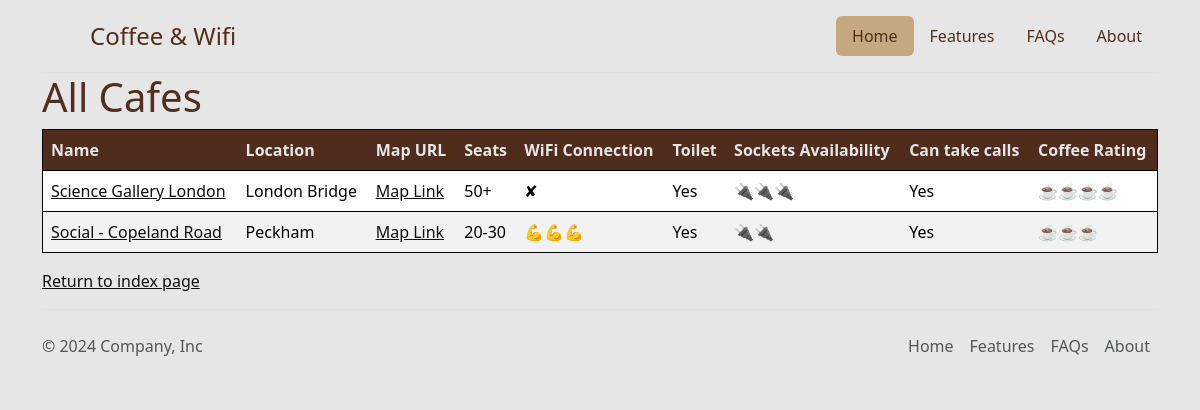
Screenshot of /all with the database file from the repository.
### main.py (models this page shows)
class Cafe(db.Model):
    id: Mapped[int] = mapped_column(Integer, primary_key=True)
    name: Mapped[str] = mapped_column(String(250), unique=True, nullable=False)
    map_url: Mapped[str] = mapped_column(String(500), nullable=True)
    img_url: Mapped[str] = mapped_column(String(500), nullable=True)
    location: Mapped[str] = mapped_column(String(250), nullable=False)
    open_time: Mapped[str] = mapped_column(String(10), nullable=True)
    closing_time: Mapped[str] = mapped_column(String(10), nullable=True)
    seats: Mapped[str] = mapped_column(String(250), nullable=False)
    has_toilet: Mapped[bool] = mapped_column(Boolean, nullable=False)
    wifi_rating: Mapped[str] = mapped_column(String(1), nullable=False)
    outlet_rating: Mapped[str] = mapped_column(String(1), nullable=False)
    can_take_calls: Mapped[bool] = mapped_column(Boolean, nullable=False)
    coffee_price: Mapped[str] = mapped_column(String(10), nullable=True)
    coffee_rating: Mapped[str] = mapped_column(String(10), nullable=True)
    cafe_desc: Mapped[str] = mapped_column(String(1000), nullable=True)

### main.py (the view)
@app.route('/all')
def all_cafes():
    column_names = ['Name', 'Location', 'Map URL', 'Seats', 'WiFi Connection', 'Toilet', 'Sockets Availability', 'Can take calls', 'Coffee Rating']
    all_cafes = db.session.execute(db.select(Cafe)).scalars().all()
    modified_cafes = []
    for cafe in all_cafes:
        modified_cafe = {
            "name": cafe.name,
            "map_url": cafe.map_url,
            "location": cafe.location,
            "seats": cafe.seats,
            "has_toilet": "Yes" if cafe.has_toilet else "No",
            "wifi_rating": cafe.wifi_rating,
            "outlet_rating": cafe.outlet_rating,
            "can_take_calls": "Yes" if cafe.can_take_calls else "No",
            "coffee_rating": cafe.coffee_rating
        }
        modified_cafes.append(modified_cafe)
    return render_template("all_cafes.html", column_names=column_names, cafes=modified_cafes)

### templates/all_cafes.html
{% include 'header.html' %}
{% block content %}
<div class="container">
  <div class="row">
    <div class="col-sm-12">
      <h1>All Cafes</h1>
	  <table class="table table-striped table-hover custom-table">
          <tr>
              {% for column_name in column_names %}
              <th>
                {{ column_name }}
              </th>
              {% endfor %}
          </tr>
          {% for cafe in cafes %}
          <tr>
              <td><a href="{{ url_for('cafe', cafe_name=cafe.name.replace(' ', '-')) }}">{{ cafe.name }}</a></td>
              <td>{{ cafe.location }}</td>
              <td><a href="{{ cafe.map_url }}">Map Link </a></td>
              <td>{{ cafe.seats }}</td>
              <td>
                  {% if cafe.wifi_rating == '1' %}
                        💪
                  {% elif cafe.wifi_rating == '2' %}
                        💪💪
                  {% elif cafe.wifi_rating == '3' %}
                        💪💪💪
                  {% elif cafe.wifi_rating == '4' %}
                        💪💪💪💪
                  {% elif cafe.wifi_rating == '5' %}
                        💪💪💪💪💪
                  {% elif cafe.wifi_rating == '0' %}
                        ✘
                  {% endif %}
              </td>
              <td>{{ cafe.has_toilet }}</td>
              <td>
                  {% if cafe.outlet_rating == '1' %}
                        🔌
                  {% elif cafe.outlet_rating == '2' %}
                        🔌🔌
                  {% elif cafe.outlet_rating == '3' %}
                        🔌🔌🔌
                  {% elif cafe.outlet_rating == '4' %}
                        🔌🔌🔌🔌
                  {% elif cafe.outlet_rating == '5' %}
                        🔌🔌🔌🔌🔌
                  {% elif cafe.outlet_rating == '0' %}
                        ✘
                  {% endif %}
              </td>
              <td>{{ cafe.can_take_calls }}</td>
              <td>
                  {% if cafe.coffee_rating == '1' %}
                        ☕️
                  {% elif cafe.coffee_rating == '2' %}
                        ☕️☕️
                  {% elif cafe.coffee_rating == '3' %}
                        ☕️☕️☕️
                  {% elif cafe.coffee_rating == '4' %}
                        ☕️☕️☕️☕️
                  {% elif cafe.coffee_rating == '5' %}
                        ☕️☕️☕️☕️☕️
                  {% elif cafe.coffee_rating == '0' %}
                        ✘
                  {% endif %}
              </td>
          </tr>
          {% endfor %}
  	  </table>
      <p><a href="{{ url_for('home') }}">Return to index page</a></p>
    </div>
  </div>
</div>
{% endblock %}
{% include 'footer.html' %}

### templates/header.html (shortened to what this page needs)
<!DOCTYPE html>
<html lang="en">
<head>
    {% block styles %}
    <link href="https://cdn.jsdelivr.net/npm/bootstrap@5.3.3/dist/css/bootstrap.min.css" rel="stylesheet">
    <link rel="stylesheet" href="https://cdnjs.cloudflare.com/ajax/libs/font-awesome/5.15.4/css/all.min.css">
    {{ bootstrap.load_css() }}
    <link href="{{ url_for('static', filename='css/styles.css') }}" rel="stylesheet" />
    {% endblock %}
</head>
<body>
<div class="header-background">
    <div class="container">
        <header class="d-flex flex-wrap justify-content-center py-3 border-bottom">
          <a href="/" class="d-flex align-items-center mb-3 mb-md-0 me-md-auto link-body-emphasis text-decoration-none">
            <svg class="bi me-2" width="40" height="32"><use xlink:href="#bootstrap"></use></svg>
            <span class="fs-4">Coffee & Wifi</span>
          </a>
          <ul class="nav nav-pills">
            <li class="nav-item"><a href="{{ url_for ('home') }}" class="nav-link active" aria-current="page">Home</a></li>
            <li class="nav-item"><a href="#" class="nav-link">Features</a></li>
            <li class="nav-item"><a href="#" class="nav-link">FAQs</a></li>
            <li class="nav-item"><a href="#" class="nav-link">About</a></li>
          </ul>
        </header>
    </div>
</div>
</body>
</html>

### templates/footer.html
<div class="footer-background">
  <div class="container">
    <footer class="d-flex flex-wrap justify-content-between align-items-center py-3  border-top">
      <p class="col-md-4 mb-0 text-body-secondary footer-text">© 2024 Company, Inc</p>
      <a href="/" class="col-md-4 d-flex align-items-center justify-content-center mb-3 mb-md-0 me-md-auto link-body-emphasis text-decoration-none">
        <svg class="bi me-2" width="40" height="32"><use xlink:href="#bootstrap"></use></svg>
      </a>
      <ul class="nav col-md-4 justify-content-end">
        <li class="nav-item"><a href="#" class="nav-link px-2 text-body-secondary footer-text">Home</a></li>
        <li class="nav-item"><a href="#" class="nav-link px-2 text-body-secondary footer-text">Features</a></li>
        <li class="nav-item"><a href="#" class="nav-link px-2 text-body-secondary footer-text">FAQs</a></li>
        <li class="nav-item"><a href="#" class="nav-link px-2 text-body-secondary footer-text">About</a></li>
      </ul>
    </footer>
  </div>
</div>

### static/css/styles.css (style rules this page uses)
body { background-color: #E6E6E6; color: white; }
a { color: #0F0F0F; }
.header-background { background-color: #E6E6E6; }
.footer-background { background-color: #E6E6E6; }
.nav-pills .nav-item .nav-link.active { background-color: #C5A880; color: #532E1C; }
.nav-pills .nav-item .nav-link { color: #532E1C; }
.fs-4 { color: #532E1C; }
h1 { color: #532E1C; }
.custom-table { background-color: #C5A880; color: #333; border: 1px solid #000; }
.custom-table th { background-color: #532E1C; color: #E6E6E6; }
.custom-table tr { background-color: #E6E6E6 }

### rows the page displays
Cafe: name "Science Gallery London", location "London Bridge", seats "50+", has_toilet "Yes", can_take_calls "Yes"
Cafe: name "Social - Copeland Road", location "Peckham", seats "20-30", has_toilet "Yes", can_take_calls "Yes"

### other values shown
{{ column_name }} "Name" "Location" "Map URL" "Seats" "WiFi Connection" "Toilet" "Sockets Availability" "Can take calls" "Coffee Rating"
